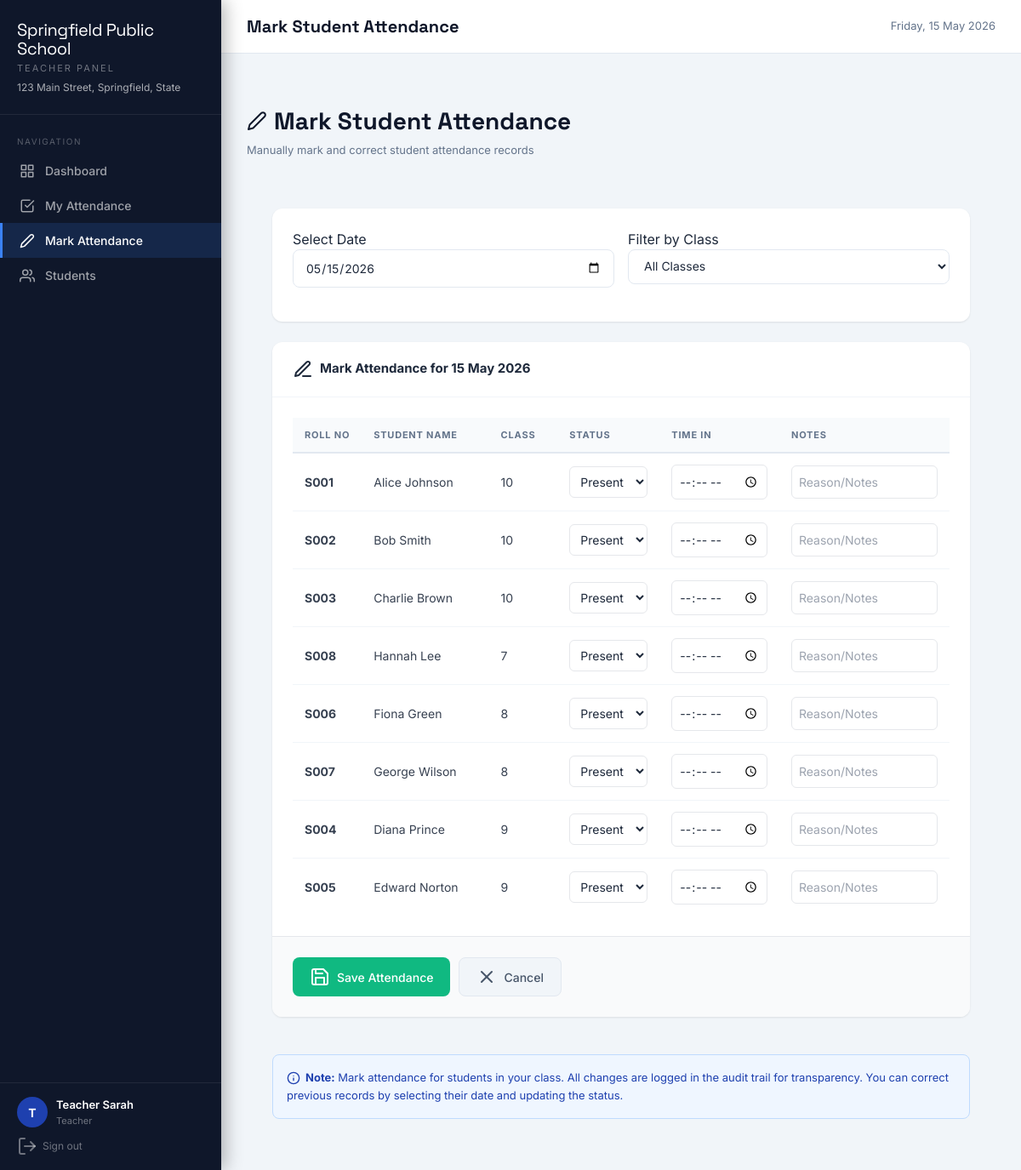
Screenshot of /teacher/mark-attendance.php (signed in) with the database file from the repository.
### tables this page shows
CREATE TABLE IF NOT EXISTS settings (
    id INT AUTO_INCREMENT PRIMARY KEY,
    setting_key VARCHAR(100) UNIQUE NOT NULL,
    setting_value TEXT,
    description VARCHAR(255),
    updated_at TIMESTAMP DEFAULT CURRENT_TIMESTAMP ON UPDATE CURRENT_TIMESTAMP
);

CREATE TABLE IF NOT EXISTS students (
    id INT AUTO_INCREMENT PRIMARY KEY,
    name VARCHAR(100) NOT NULL,
    roll_number VARCHAR(50) UNIQUE NOT NULL,
    class VARCHAR(20) NOT NULL,
    section VARCHAR(10),
    card_uid VARCHAR(100) UNIQUE,
    parent_email VARCHAR(150),
    parent_phone VARCHAR(20),
    photo VARCHAR(255),
    date_of_birth DATE,
    address TEXT,
    is_active TINYINT(1) DEFAULT 1,
    created_at TIMESTAMP DEFAULT CURRENT_TIMESTAMP,
    updated_at TIMESTAMP DEFAULT CURRENT_TIMESTAMP ON UPDATE CURRENT_TIMESTAMP
);

### config.php (called while the page is built, shortened)
<?php
function getDB() {
    static $pdo = null;
    if ($pdo === null) {
        try {
            $dsn = "mysql:host=" . DB_HOST . ";port=" . DB_PORT . ";dbname=" . DB_NAME . ";charset=utf8mb4";
            $options = [
                PDO::ATTR_ERRMODE            => PDO::ERRMODE_EXCEPTION,
                PDO::ATTR_DEFAULT_FETCH_MODE => PDO::FETCH_ASSOC,
                PDO::ATTR_EMULATE_PREPARES   => false,
            ];
            $pdo = new PDO($dsn, DB_USER, DB_PASS, $options);
        } catch (PDOException $e) {
            die(json_encode(['error' => 'Database connection failed: ' . $e->getMessage()]));
        }
    }
    return $pdo;
}
function getSetting($key) {
    try {
        $db = getDB();
        $stmt = $db->prepare("SELECT setting_value FROM settings WHERE setting_key = ?");
        $stmt->execute([$key]);
        $row = $stmt->fetch();
        return $row ? $row['setting_value'] : null;
    } catch (Exception $e) {
        return null;
    }
}
?>

### auth.php (called while the page is built, shortened)
<?php
require_once __DIR__ . '/config.php';
function isLoggedIn() {
    return true;
}
function getCurrentUser() {
    return [
        'id'   => $_SESSION['user_id'],
        'name' => $_SESSION['user_name'],
        'email'=> $_SESSION['user_email'],
        'role' => $_SESSION['role'],
    ];
}
?>

### teacher/mark-attendance.php (the view, shortened to what this page needs)
<?php
$pageTitle = 'Mark Student Attendance';
require_once __DIR__ . '/../auth.php';
require_once __DIR__ . '/../header.php';
$db = getDB();
$attendanceDate = $_GET['date'] ?? date('Y-m-d');
$selectedClass = $_GET['class'] ?? '';
$query = "SELECT * FROM students WHERE is_active = 1";
$params = [];
$query .= " ORDER BY class, roll_number";
$stmt = $db->prepare($query);
$stmt->execute($params);
$students = $stmt->fetchAll();
$attendanceMap = [];
?>
<div class="page-header">
    <div class="header-content">
        <h1><i data-feather="edit-2"></i> Mark Student Attendance</h1>
        <p>Manually mark and correct student attendance records</p>
    </div>
</div>
<div class="page-content">
    <div class="card mb-6">
        <div class="card-body">
            <form method="GET" class="form">
                <div class="form-row">
                    <div class="form-group">
                        <label>Select Date</label>
                        <input type="date" name="date" value="<?= $attendanceDate ?>" class="form-input" onchange="this.form.submit()">
                    </div>
                    <div class="form-group">
                        <label>Filter by Class</label>
                        <select name="class" class="form-input" onchange="this.form.submit()">
                            <option value="">All Classes</option>
                        </select>
                    </div>
                </div>
            </form>
        </div>
    </div>
    <form method="POST" action="?date=<?= urlencode($attendanceDate) ?>&class=<?= urlencode($selectedClass) ?>" class="form">
        <div class="card">
            <div class="card-header">
                <h3><i data-feather="edit-3"></i> Mark Attendance for <?= htmlspecialchars(date('d M Y', strtotime($attendanceDate))) ?></h3>
            </div>
            <div class="card-body">
                <?php if (empty($students)): ?>
                <div style="padding:40px;text-align:center;color:#6b7280;">
                    <p>No students found for the selected filters.</p>
                </div>
                <?php else: ?>
                <div class="table-wrapper">
                    <table class="table">
                        <thead>
                            <tr>
                                <th style="width:60px">Roll No</th>
                                <th>Student Name</th>
                                <th>Class</th>
                                <th style="width:120px">Status</th>
                                <th style="width:100px">Time In</th>
                                <th style="width:200px">Notes</th>
                            </tr>
                        </thead>
                        <tbody>
                            <?php foreach ($students as $student):
                                $existing = $attendanceMap[$student['id']] ?? null;
                                $currentStatus = $existing['status'] ?? 'present';
                                $currentTime = $existing['time_in'] ?? '';
                                $currentNotes = $existing['notes'] ?? '';
                            ?>
                            <tr>
                                <td><strong><?= htmlspecialchars($student['roll_number']) ?></strong></td>
                                <td><?= htmlspecialchars($student['name']) ?></td>
                                <td><?= htmlspecialchars($student['class']) ?></td>
                                <td>
                                    <select name="attendance[<?= $student['id'] ?>][status]" class="form-input" style="width:100%;padding:8px;border:1px solid #e5e7eb;border-radius:6px">
                                        <option value="present" <?= $currentStatus === 'present' ? 'selected' : '' ?>>Present</option>
                                    </select>
                                </td>
                                <td>
                                    <input type="time" name="attendance[<?= $student['id'] ?>][time_in]" value="<?= htmlspecialchars($currentTime) ?>" class="form-input" style="width:100%;padding:8px;border:1px solid #e5e7eb;border-radius:6px">
                                </td>
                                <td>
                                    <input type="text" name="attendance[<?= $student['id'] ?>][notes]" value="<?= htmlspecialchars($currentNotes) ?>" placeholder="Reason/Notes" class="form-input" style="width:100%;padding:8px;border:1px solid #e5e7eb;border-radius:6px">
                                </td>
                            </tr>
                            <?php endforeach; ?>
                        </tbody>
                    </table>
                </div>
                <?php endif; ?>
            </div>
            <div class="card-body" style="background:#f9fafb;border-top:1px solid #e5e7eb">
                <div style="display:flex;gap:10px">
                    <button type="submit" class="btn btn-success">
                        <i data-feather="save"></i> Save Attendance
                    </button>
                    <a href="dashboard.php" class="btn btn-secondary">
                        <i data-feather="x"></i> Cancel
                    </a>
                </div>
            </div>
        </div>
    </form>
    <div style="margin-top:20px;padding:16px;background:#eff6ff;border:1px solid #bfdbfe;border-radius:8px;color:#1e40af">
        <p style="margin:0;font-size:13px;line-height:1.6">
            <strong><i data-feather="info" style="display:inline;width:16px;height:16px;margin-right:6px"></i>Note:</strong>
            Mark attendance for students in your class. All changes are logged in the audit trail for transparency.
            You can correct previous records by selecting their date and updating the status.
        </p>
    </div>
</div>
<?php require_once __DIR__ . '/../footer.php'; ?>

### header.php (shortened to what this page needs)
<?php
$user = getCurrentUser();
$role = $user['role'] ?? '';
$schoolName = getSetting('school_name') ?: APP_NAME;
$schoolAddress = getSetting('school_address');
$navItems = [];
if ($role === 'admin') {
    $navItems = [
        ['url'=>'dashboard.php','icon'=>'grid','label'=>'Dashboard'],
        ['url'=>'students.php','icon'=>'users','label'=>'Students'],
        ['url'=>'teachers.php','icon'=>'briefcase','label'=>'Teachers'],        ['url'=>'principals.php','icon'=>'user-check','label'=>'Principals'],        ['url'=>'attendance.php','icon'=>'check-square','label'=>'Attendance'],
        ['url'=>'daily-report.php','icon'=>'calendar','label'=>'Daily Report'],
        ['url'=>'performance.php','icon'=>'trending-up','label'=>'Performance'],
        ['url'=>'reports.php','icon'=>'bar-chart-2','label'=>'Reports'],
        ['url'=>'logs.php','icon'=>'file-text','label'=>'Logs'],
        ['url'=>'settings.php','icon'=>'settings','label'=>'Settings'],
    ];
} elseif ($role === 'principal') {
    $navItems = [
        ['url'=>'dashboard.php','icon'=>'grid','label'=>'Dashboard'],
        ['url'=>'reports.php','icon'=>'bar-chart-2','label'=>'Reports'],
        ['url'=>'attendance.php','icon'=>'check-square','label'=>'Attendance'],
    ];
} elseif ($role === 'teacher') {
    $navItems = [
        ['url'=>'dashboard.php','icon'=>'grid','label'=>'Dashboard'],
        ['url'=>'my-attendance.php','icon'=>'check-square','label'=>'My Attendance'],
        ['url'=>'mark-attendance.php','icon'=>'edit-2','label'=>'Mark Attendance'],
        ['url'=>'students.php','icon'=>'users','label'=>'Students'],
    ];
}
$currentPage = basename($_SERVER['PHP_SELF']);
?>
<!DOCTYPE html>
<html lang="en">
<head>
    <script src="https://cdn.tailwindcss.com"></script>
</head>
<body>
<div class="sidebar" id="sidebar">
    <div class="sidebar-logo">
        <div class="logo-text">
            <h1><?= htmlspecialchars($schoolName) ?></h1>
            <div class="sidebar-role"><?= ucfirst($role) ?> Panel</div>
            <?php if ($schoolAddress): ?>
            <div class="sidebar-subtitle"><?= htmlspecialchars($schoolAddress) ?></div>
            <?php endif; ?>
        </div>
    </div>
    <nav class="nav-section">
        <div class="nav-label">Navigation</div>
        <?php foreach($navItems as $item): ?>
        <a href="<?= $item['url'] ?>" class="nav-item <?= $currentPage === $item['url'] ? 'active' : '' ?>">
            <i data-feather="<?= $item['icon'] ?>"></i>
            <?= $item['label'] ?>
        </a>
        <?php endforeach; ?>
    </nav>
    <div class="sidebar-footer">
        <div class="user-info">
            <div class="avatar"><?= strtoupper(substr($user['name'], 0, 1)) ?></div>
            <div class="user-details">
                <div class="user-name"><?= htmlspecialchars($user['name']) ?></div>
                <div class="user-role"><?= ucfirst($role) ?></div>
            </div>
        </div>
        <a href="../logout.php" class="logout-btn"><i data-feather="log-out"></i> Sign out</a>
    </div>
</div>
<div class="main-content">
    <div class="top-bar" style="margin-bottom:0">
        <div class="page-title"><?= htmlspecialchars($pageTitle ?? 'Dashboard') ?></div>
        <div style="display:flex;align-items:center;gap:12px;">
            <span style="font-size:13px;color:#64748b;"><?= date('l, d M Y') ?></span>
        </div>
    </div>
    <div class="page-wrapper" style="padding:30px;background:#f1f5f9;">

### rows the page displays
settings: setting_value "Springfield Public School"
settings: setting_value "123 Main Street, Springfield, State"
students: roll_number "S001", name "Alice Johnson", class "10", id "Present"
students: roll_number "S002", name "Bob Smith", class "10", id "Present"
students: roll_number "S003", name "Charlie Brown", class "10", id "Present"
students: roll_number "S008", name "Hannah Lee", class "7", id "Present"
students: roll_number "S006", name "Fiona Green", class "8", id "Present"
students: roll_number "S007", name "George Wilson", class "8", id "Present"
students: roll_number "S004", name "Diana Prince", class "9", id "Present"
students: roll_number "S005", name "Edward Norton", class "9", id "Present"

### other values shown
$role "TEACHER"
$item['label'] "Dashboard"
$item['label'] "My Attendance"
$item['label'] "Mark Attendance"
$item['label'] "Students"
substr($user['name'], 0, 1) "T"
$user['name'] "Teacher Sarah"
$role "Teacher"
$pageTitle "Mark Student Attendance"
